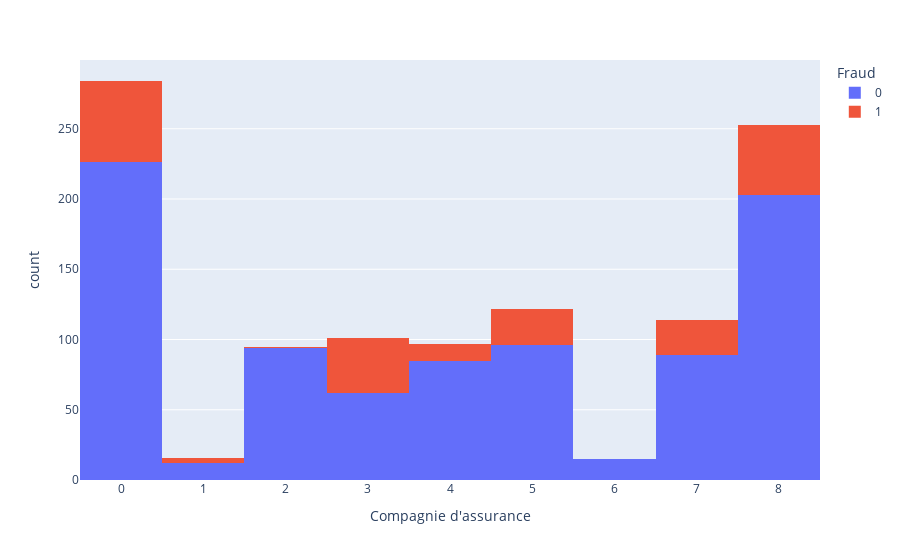

Source (notebook cell):
### Code cell
fig = px.histogram(df, x="Compagnie d'assurance",  color='Fraud')
fig.show()
fig.write_image("../frontend/src/assets/figure_EDA/compagnie_assurance_t.png")

### Figure 1 — Plotly figure (JSON) as saved in the notebook; plotly's stock layout.template omitted (floating-point values rounded to 4 significant figures; data arrays with more than 128 entries replaced by an {"elided": "..."} marker saying what was removed)
{"data": [{"alignmentgroup": "True", "bingroup": "x", "hovertemplate": "Fraud=0<br>Compagnie d'assurance=%{x}<br>count=%{y}<extra></extra>", "legendgroup": "0", "marker": {"color": "#636efa"}, "name": "0", "offsetgroup": "0", "orientation": "v", "showlegend": true, "type": "histogram", "x": {"elided": "882 int values"}, "xaxis": "x", "yaxis": "y"}, {"alignmentgroup": "True", "bingroup": "x", "hovertemplate": "Fraud=1<br>Compagnie d'assurance=%{x}<br>count=%{y}<extra></extra>", "legendgroup": "1", "marker": {"color": "#EF553B"}, "name": "1", "offsetgroup": "1", "orientation": "v", "showlegend": true, "type": "histogram", "x": {"elided": "215 int values"}, "xaxis": "x", "yaxis": "y"}], "layout": {"barmode": "relative", "legend": {"title": {"text": "Fraud"}, "tracegroupgap": 0}, "margin": {"t": 60}, "xaxis": {"anchor": "y", "domain": [0, 1], "title": {"text": "Compagnie d'assurance"}}, "yaxis": {"anchor": "x", "domain": [0, 1], "title": {"text": "count"}}}}
